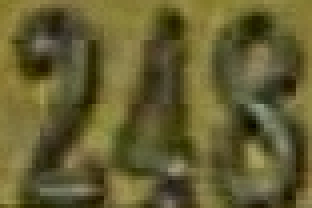
%> input picture code/SVHN-code/test.png, 78 x 52 px (shown 4 times larger)
$ octave --eval "result = process('test.png');"   (GNU Octave 9; MATLAB toolbox functions it lacks are replaced by stand-ins)
%> lines starting %> are read from the running program, lines starting %| are printed output that depends on the picture; in (x1, y1, x2, y2) boxes, pixels count from 0 and x2, y2 are one past the last pixel; in counts of white or black regions, pixels touching at a corner belong together; the program's own positions count from 1
%> in process, img is the input picture: size 52x78x3 uint8; mean R, G, B 99.7, 93.4, 48.8
### code/SVHN-code/AdvancedConstract.m
function out_img = AdvancedConstract(a)
    b = imsharpen(a, 'Radius',3,'Amount',3);
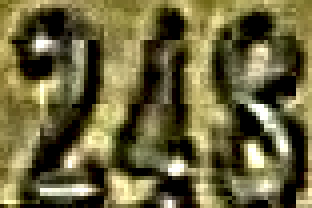
%> b: size 52x78x3 uint8 (shown 4 times larger); mean R, G, B 106.8, 100.1, 61.2
    [m, n, channel] = size(a);
%> m = 52; n = 78; channel = 3
    c = zeros(m, n, channel, 'uint8');
    gray_img = rgb2gray(a);
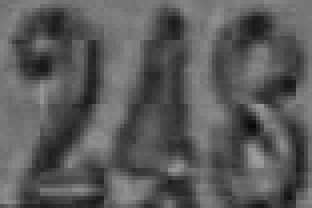
%> gray_img: size 52x78 uint8 (shown 4 times larger); min 7, max 157, mean 90.2
    thresh = 0.02;
    edge_img = edge(gray_img, 'sobel', thresh);
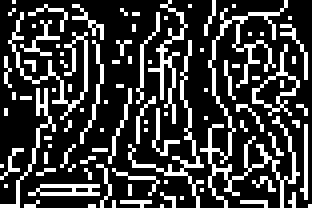
%> edge_img: size 52x78 logical (shown 4 times larger); 23.8% white in thin lines or dots
    edge_img_2 = false(size(edge_img));
    for i = 1:m
        for j = 1:n
            if edge_img(i,j)
                for ki = -2:2
                    for kj = -2:2
                        newi = i + ki;
                        newj = j + kj;
                        if newi >= 1 && newi <= m && newj >=1 && newj <= n
                            edge_img_2(newi, newj) = 1;
                        end
                    end
                end
            end
        end
    end
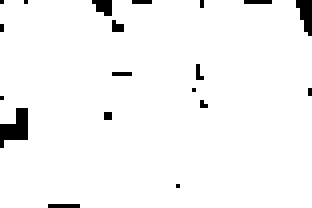
%> edge_img_2: size 52x78 logical (shown 4 times larger); 96.6% white; 19 black regions (17 under 20 px), largest, box (x1, y1, x2, y2) and area: (0, 27, 7, 37) 42, (74, 0, 78, 9) 24
%> after the loop, newi = 54; newj = 80

    for i = 1:m
        for j = 1:n
            if edge_img_2(i,j) == 0
                c(i,j,:) = a(i,j,:);
            else
                c(i,j,:) = b(i,j,:);
            end
        end
    end
    % [12 lines of commented-out code are left out]
    out_img = c;
end

### code/SVHN-code/BrightnessDetection.m
function br = BrightnessDetection(input_img)
    br = mean(sum(input_img, 3) / 3 / 255, 'all');
%> br = 0.349
end

### code/SVHN-code/process.m
function out_img = process(file_name)
    img = imread(file_name);
    img = AdvancedConstract(img);
    br = BrightnessDetection(img);
%> br = 0.349
    img = img + 255 * (0.5 - br);
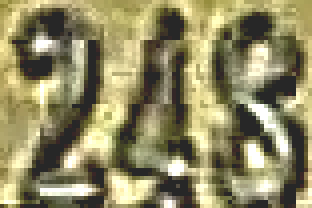
%> img: size 52x78x3 uint8 (shown 4 times larger); mean R, G, B 143.9, 137.7, 99.4
    out_img = img;
end
